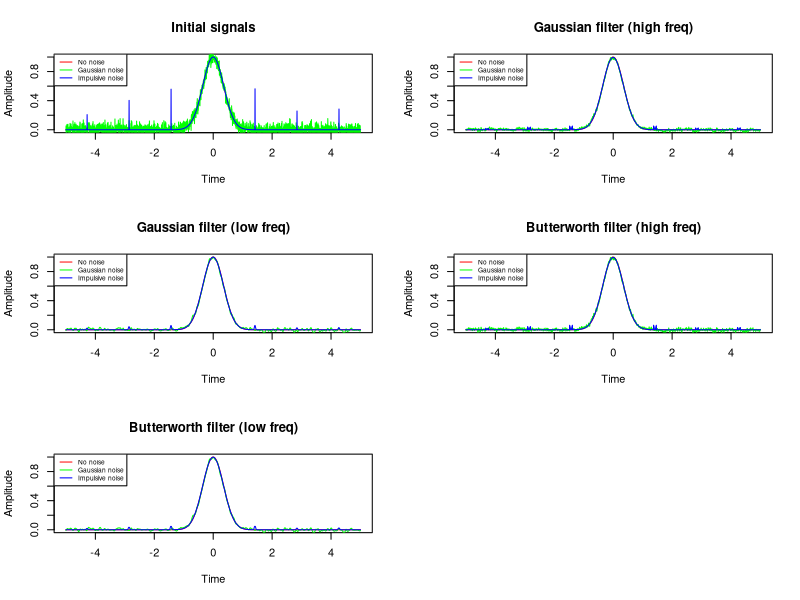

The R source for this figure:
# Gaussian impulse
gaussian_impulse <- function(x, s) {
  y <- exp(-(x / s)^2)
  return(y)
}

# Impulsive noise
impulsive_noise <- function(size, N, mult) {
  step <- floor(size / N)
  y <- rep(0, size)
  for (i in 1:floor(N / 2)) {
    y[round(size / 2) + i * step] <- mult * (0.5 + runif(1))
    y[round(size / 2) - i * step] <- mult * (0.5 + runif(1))
  }
  return(y)
}

# Butterworth filter
butterworth_filter <- function(D, size, type) {
  x <- seq(-size / 2, size / 2, length.out = size)
  if (type == 'low') {
    y <- 1 / (1 + (x / D)^4)
  } else if (type == 'high') {
    y <- 1 / (1 + (D / x)^4)
  } else {
    y <- x * sum(x)
  }
  y <- y / sum(y)
  return(y)
}

# Gaussian filter
gaussian_filter <- function(sigma, size, type) {
  x <- seq(-size / 2, size / 2, length.out = size)
  if (type == 'low') {
    y <- exp(-x^2 / (2 * sigma^2))
  } else if (type == 'high') {
    y <- 1 - exp(-x^2 / (2 * sigma^2))
  } else {
    y <- x * sum(x)
  }
  y <- y / sum(y)
  return(y)
}

# Main function
main <- function() {
  # Initial state
  sigma <- 0.5
  mult <- 5
  step <- 0.005
  t <- seq(-mult, mult, by = step)
  
  # Impulse
  x0 <- gaussian_impulse(t, sigma)
  
  # Gaussian noise generation
  Na <- 0
  NS <- 0.05
  n1 <- rnorm(length(x0), mean = Na, sd = NS)
  x1 <- x0 + n1
  
  # Impulsive noise generation
  count <- 7
  M <- 0.4
  n2 <- impulsive_noise(length(x0), count, M)
  x2 <- x0 + n2
  
  # Calculation of filtering arrays
  B <- butterworth_filter(6, 20, 'high')
  A <- butterworth_filter(6, 20, 'low')
  GH <- gaussian_filter(4, 20, 'high')
  GL <- gaussian_filter(4, 20, 'low')
  BBH <- butterworth_filter(6, 20, 'high')
  BBL <- butterworth_filter(6, 20, 'low')
  
  # Plotting
  par(mfrow=c(3,2))
  
  # Initial signals
  plot(t, x0, col = "red", type = "l", main = "Initial signals", ylab = "Amplitude", xlab = "Time")
  lines(t, x1, col = "green")
  lines(t, x2, col = "blue")
  legend("topleft", legend = c("No noise", "Gaussian noise", "Impulsive noise"), col = c("red", "green", "blue"), lty = 1, cex = 0.6)
  
  # Gaussian filter (high freq)
  plot(t, x0, col = "red", type = "l", main = "Gaussian filter (high freq)", ylab = "Amplitude", xlab = "Time")
  lines(t, filter(x1, GH, circular = TRUE), col = "green")
  lines(t, filter(x2, GH, circular = TRUE), col = "blue")
  legend("topleft", legend = c("No noise", "Gaussian noise", "Impulsive noise"), col = c("red", "green", "blue"), lty = 1, cex = 0.6)
  
  # Gaussian filter (low freq)
  plot(t, x0, col = "red", type = "l", main = "Gaussian filter (low freq)", ylab = "Amplitude", xlab = "Time")
  lines(t, filter(x1, GL, circular = TRUE), col = "green")
  lines(t, filter(x2, GL, circular = TRUE), col = "blue")
  legend("topleft", legend = c("No noise", "Gaussian noise", "Impulsive noise"), col = c("red", "green", "blue"), lty = 1, cex = 0.6)
  
  # Butterworth filter (high freq)
  plot(t, x0, col = "red", type = "l", main = "Butterworth filter (high freq)", ylab = "Amplitude", xlab = "Time")
  lines(t, filter(x1, BBH, circular = TRUE), col = "green")
  lines(t, filter(x2, BBH, circular = TRUE), col = "blue")
  legend("topleft", legend = c("No noise", "Gaussian noise", "Impulsive noise"), col = c("red", "green", "blue"), lty = 1, cex = 0.6)
  
  # Butterworth filter (low freq)
  plot(t, x0, col = "red", type = "l", main = "Butterworth filter (low freq)", ylab = "Amplitude", xlab = "Time")
  lines(t, filter(x1, BBL, circular = TRUE), col = "green")
  lines(t, filter(x2, BBL, circular = TRUE), col = "blue")
  legend("topleft", legend = c("No noise", "Gaussian noise", "Impulsive noise"), col = c("red", "green", "blue"), lty = 1, cex = 0.6)
}

# Calling main function
main()